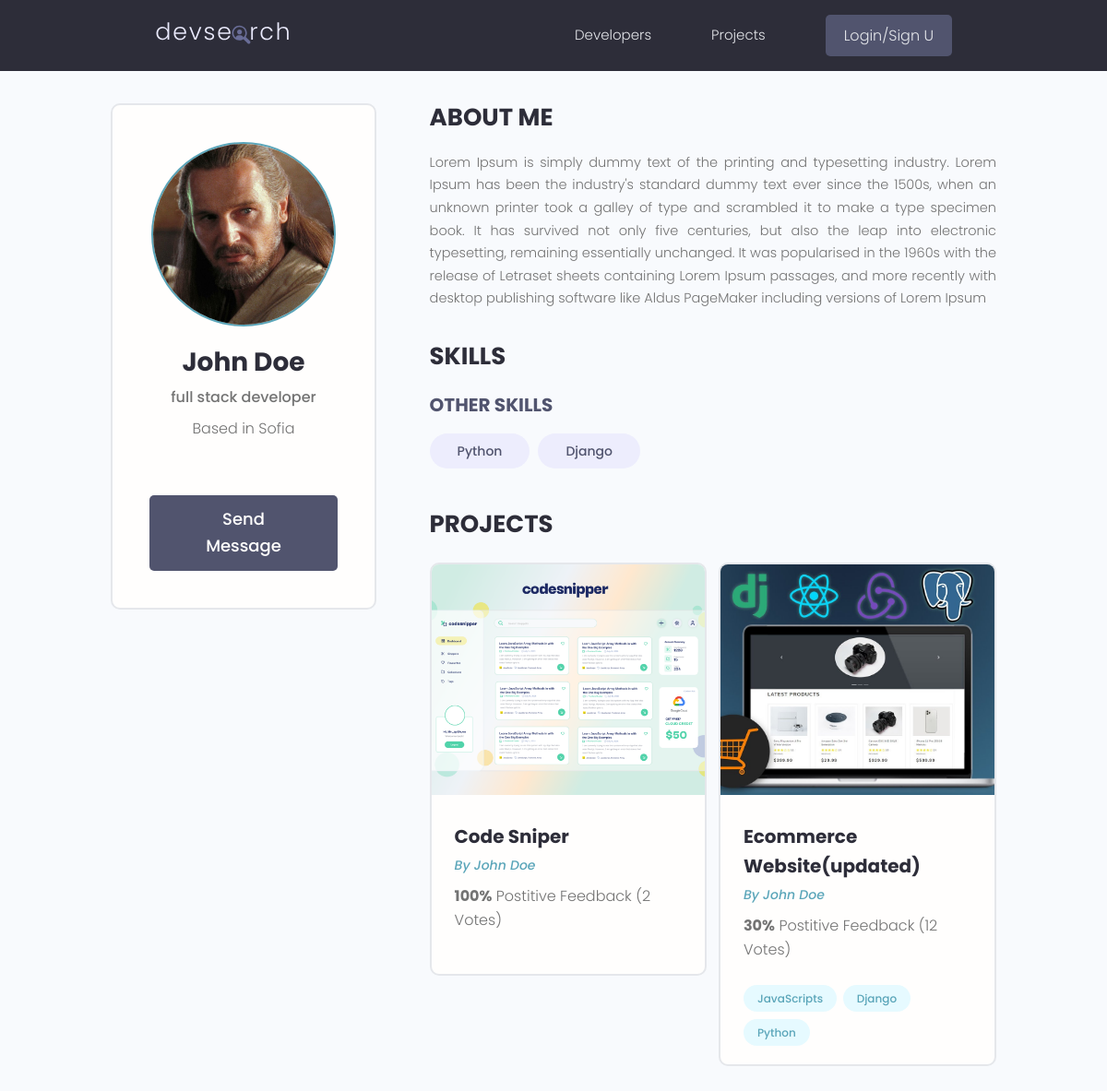
Page /profile/09089d94-7798-4db4-8e67-d1616b63d4ee/ on the committed database.
### users/models.py (models this page shows, shortened)
class Profile(models.Model):
    user = models.OneToOneField(User, on_delete=models.CASCADE, null=True,blank= True)
    name = models.CharField(max_length=200, blank = True,null=True)
    email = models.EmailField(max_length=500,blank = True,null=True)
    username =models.CharField(max_length=200, blank = True,null=True)
    location =models.CharField(max_length=200, blank = True,null=True)
    short_intro = models.CharField(max_length=200,blank=True,null=True)
    bio=models.TextField(blank=True,null=True)
    profile_image= models.ImageField(null= True, blank=True, upload_to="profiles/",default="profiles/user-default.png")
    social_github = models.CharField(max_length=200, blank = True,null=True)
    social_linkin = models.CharField(max_length=200, blank = True,null=True)
    social_youtube = models.CharField(max_length=200, blank = True,null=True)
    social_website = models.CharField(max_length=200, blank = True,null=True)
    id = models.UUIDField(default=uuid.uuid4,unique=True,primary_key=True,editable=True)

class Skill(models.Model):
    owner = models.ForeignKey(Profile,on_delete=models.CASCADE,null=True,blank=True)
    name =  models.CharField(max_length=200, blank = True,null=True)
    description = models.TextField(null= True,blank = True)
    created = models.DateTimeField(auto_now_add=True)
    id = models.UUIDField(default=uuid.uuid4,unique= True,primary_key=True,editable=False)
    def __str__(self):
        return (self.name)

### projects/models.py (models this page shows, shortened)
class Project(models.Model):
    owner = models.ForeignKey(Profile,null=True,blank=True,on_delete=models.SET_NULL)
    title = models.CharField(max_length=200)
    description = models.TextField(null=True,blank=True)
    featured_image = models.ImageField(null=True,blank=True, default="default.jpg")
    demo_link = models.CharField(max_length=200,null=True,blank=True)
    source_link = models.CharField(max_length=200,null=True,blank=True)
    tags=models.ManyToManyField("Tag",blank=True)
    vote_total = models.IntegerField(default=0,null=True,blank=True)
    vote_rotio = models.IntegerField(default=0,null=True,blank=True)
    created = models.DateTimeField(auto_now_add=True)
    id = models.UUIDField(default=uuid.uuid4,unique=True,primary_key=True,editable=False)
    class Meta :
        ordering = ['-vote_rotio',"-vote_total","title"]

class Tag(models.Model):
    name = models.CharField(max_length=200)
    created = models.DateTimeField(auto_now_add=True)
    id = models.UUIDField(default=uuid.uuid4,unique=True,primary_key=True,editable=False)
    def __str__(self):
        return self.name

### users/views.py (the view)
# urls.py: path("profile/<str:pk>/", views.userProfile,name="user-profile"),
def userProfile(request,pk):
    profile = Profile.objects.get(id=pk)
    topSkills = profile.skill_set.exclude(description__exact ="")
    otherSkills =profile.skill_set.filter(description="")
    context={"profile": profile,"topSkills": topSkills,"otherSkills":otherSkills}
    return render(request,"users/user-profile.html",context)

### users/templates/users/user-profile.html (shortened to what this page needs)
{% extends "main.html"%}
{% block content %}
<main class="profile my-md">
  <div class="container">
    <div class="layout">
      <div class="column column--1of3">
        <div class="card text-center">
          <div class="card__body dev">
            <img class="avatar avatar--xl" src="{{ profile.profile_image.url }}" />
            <h2 class="dev__name">{{profile.name}}</h2>
            <p class="dev__title">{{profile.short_intro}}</p>
            <p class="dev__location">Based in {{profile.location}}</p>
            {% if request.user.profile.id != profile.id %}
            <a href="{% url 'create-message' profile.id %}" class="btn btn--sub btn--lg">Send Message </a>
            {% endif %}
          </div>
        </div>
      </div>
      <div class="column column--2of3">
        <div class="devInfo">
          <h3 class="devInfo__title">About Me</h3>
          <p class="devInfo__about">
             {{profile.bio}}
          </p>
        </div>
        <div class="devInfo">
          <h3 class="devInfo__title">Skills</h3>
          <div class="devInfo__skills">
            <h3 class="devInfo__subtitle">Other Skills</h3>
            <div class="devInfo__otherSkills">
              {% for skill in otherSkills %}
              <span class="tag tag--pill tag--sub tag--lg">
                <small>{{skill}}</small>
              </span>
              {% endfor %}
            </div>
          </div>
        </div>
        <div class="devInfo">
          <h3 class="devInfo__title">Projects</h3>
          <div class="grid grid--two">
            {% for project in profile.project_set.all %}
            <div class="column">
              <div class="card project">
                <a href="{% url "project" project.id %}" class="project">
                  <img class="project__thumbnail" src="{{project.featured_image.url}}" alt="project thumbnail" />
                  <div class="card__body">
                    <h3 class="project__title">{{project.title}}</h3>
                    <p><a class="project__author" href="{% url 'user-profile' project.owner.id %}"> By {{project.owner.name}}</a></p>
                    <p class="project--rating">
                      <span style="font-weight: bold;">{{project.vote_rotio}}%</span> Postitive
                      Feedback ({{project.vote_total}} Vote{{project.vote_total|pluralize:"s"}})
                    </p>
                    <div class="project__tags">
                      {% for tag in project.tags.all  %}
                      <span class="tag tag--pill tag--main">
                        <small> {{tag}} </small>
                      </span>
                      {% endfor %}
                    </div>
                  </div>
                </a>
              </div>
            </div>
            {% endfor %}
            </div>
          </div>
        </div>
      </div>
    </div>
</main>
{% endblock %}

### static/styles/app.css (style rules this page uses)
:root { --color-sub: #2d2d39; }
.btn--sub { background-color: var(--color-sub-light); }
.card { border: 2px solid var(--color-light); }
img { width: 100%; }
.profile .card > .dev { padding: 4rem; }
.dev__name { color: var(--color-sub); font-size: 2.8rem; font-weight: 700; margin-top: 1rem; margin-bottom: 0.5rem; }
.dev__title { font-size: 1.6rem; font-weight: 500; line-height: 1.3; }
.dev__location { margin-top: 1rem; }
.devInfo { margin-bottom: 3rem; }
.devInfo__title, .devInfo__subtitle { font-size: 2.6rem; color: var(--color-sub); text-transform: uppercase; font-weight: 700; margin-bottom: 1.5rem; }
.devInfo__subtitle { font-size: 2rem; color: var(--color-sub-light); }
.devInfo__about, .devSkill__info { font-size: 1.45rem; line-height: 1.7; text-align: justify; }
.project__author { font-size: 1.4rem; font-style: italic; }
.project--rating { margin-bottom: 1.6em; margin-top: .5em; }
.project__thumbnail { height: 25rem; object-fit: cover; object-position: top center; }
.project__title { font-size: 2rem; font-weight: 700; color: var(--color-sub); }

### static/uikit/styles/modules/_variables.css (style rules this page uses)
:root { --color-main: #5aa5b9; --color-main-light: #e6faff; --color-sub: #3f4156; --color-sub-light: #51546e; --color-sub-lighter: #ededfd; --color-text: #737373; --color-gray: #8b8b8b; --color-light: #e5e7eb; --color-light-gray: #767676; --color-bg: #f8fafd; --color-white: #fffefd; --color-white-light: #f3f3f3; --color-success: #359e64; --color-success-bg: #def8e8; --color-error: #fc4b0b; --color-error-bg: #fff2ee; --font-base: 'Poppins', arial, helvetica, 'Segoe UI', roboto, ubuntu, sans-serif; --font-monospace: 'Fira Code', 'Courier New', courier, monospace; --font-regular: 300; --font-medium: 500; --font-bold: 700; --generic-shadow: 1px 1px 5px #00000010; --generic-transition: all 0.3s ease-in-out; }

### static/uikit/styles/modules/_base.css (style rules this page uses)
* { margin: 0; padding: 0; box-sizing: border-box; text-rendering: optimizeLegibility; color: inherit; font-size: inherit; }
html { font-size: 50%; }
@media only screen and (min-width: 480px) { html { font-size: 56.25%; } }
@media only screen and (min-width: 1200px) { html { font-size: 62.5%; } }
body { line-height: 1.6; font-weight: 400; font-size: 1.5rem; color: var(--color-text); background-color: var(--color-bg); min-height: 100vh; }

### static/uikit/styles/modules/_typography.css (style rules this page uses)
* { font-family: var(--font-base); }
h2 { font-size: 3.6rem; font-weight: var(--font-bold); }
h3 { font-size: 3.2rem; font-weight: var(--font-medium); }
p, span, strong { font-size: 1.6rem; color: var(--color-text); font-weight: var(--font-regular); }
a { padding-bottom: 2px; text-decoration: none; display: inline-block; color: var(--color-main); font-weight: var(--font-medium); }

### static/uikit/styles/modules/_utilities.css (style rules this page uses)
.container { width: 92%; max-width: 165rem; margin: 0 auto; box-sizing: border-box; }
@media screen and (min-width: 1000px) { .container { width: 90%; } }
@media screen and (min-width: 1200px) { .container { width: 80%; } }
.text-center { text-align: center; }
.my-md { margin: 3rem auto; }

### static/uikit/styles/modules/_avatar.css (style rules this page uses)
.avatar { border-radius: 50%; border: 2px solid var(--color-main); object-fit: cover; }
.avatar--xl { height: 20rem; width: 20rem; }

### static/uikit/styles/modules/_button.css (style rules this page uses)
.btn { display: inline-block; position: relative; cursor: pointer; background-color: var(--color-light); font-weight: var(--font-medium); color: var(--color-sub); text-decoration: none; padding: 1rem 2rem; border-radius: 0.5rem; border: none; width: -webkit-fit-content; width: -moz-fit-content; width: fit-content; height: -webkit-fit-content; height: -moz-fit-content; height: fit-content; font-size: 1.6rem; outline-width: 0; outline-color: transparent; -webkit-backface-visibility: hidden; backface-visibility: hidden; transition: all 0.3s ease-in-out; }
.btn--sub { background-color: var(--color-sub); color: var(--color-white); }
.btn--lg { font-size: 1.8rem; padding: 1.2rem 4.5rem; }

### static/uikit/styles/modules/_card.css (style rules this page uses)
.card { border-radius: 1rem; background-color: var(--color-white); border: 1.5px solid var(--color-light); width: auto; height: auto; margin-top: 0.5rem; margin-bottom: 0.5rem; overflow: hidden; }
.card__body, .card__header { padding: 2rem 2.5rem; }

### static/uikit/styles/modules/_grid.css (style rules this page uses)
.grid { display: flex; flex-wrap: wrap; justify-content: flex-start; align-items: stretch; }
.grid > .column { min-width: 28rem; margin-bottom: 2.5rem; }
.grid--two > .column { flex-basis: 100%; }
@media screen and (min-width: 800px) { .grid--two { margin-right: -2%; } }
@media screen and (min-width: 800px) { .grid--two > .column { margin-right: 2%; } }
@media screen and (min-width: 800px) { .grid--two > .column { flex-basis: 48%; } }

### rows in the picture
Profile: profile_image (picture), name "John Doe", short_intro "full stack developer", location "Sofia", bio "Lorem Ipsum is simply dummy text of the printing and typesetting industry. Lorem Ipsum has been the industry's standard dummy text ever since the 1500s, when an unknown printer took a galley of type and scrambled it to make a type specimen book. It has survived not only five centuries, but also the leap into electronic typesetting, remaining essentially unchanged. It was popularised in the 1960s with the release of Letraset sheets containing Lorem Ipsum passages, and more recently with desktop publishing software like Aldus PageMaker including versions of Lorem Ipsum"
Skill: name "Python"
Skill: name "Django"
Project: featured_image (picture), title "Code Sniper", owner.name "John Doe", vote_rotio "100", vote_total "2"
Project: featured_image (picture), title "Ecommerce Website(updated)", owner.name "John Doe", vote_rotio "30", vote_total "12"
Tag: name "JavaScripts"
Tag: name "Django"
Tag: name "Python"
